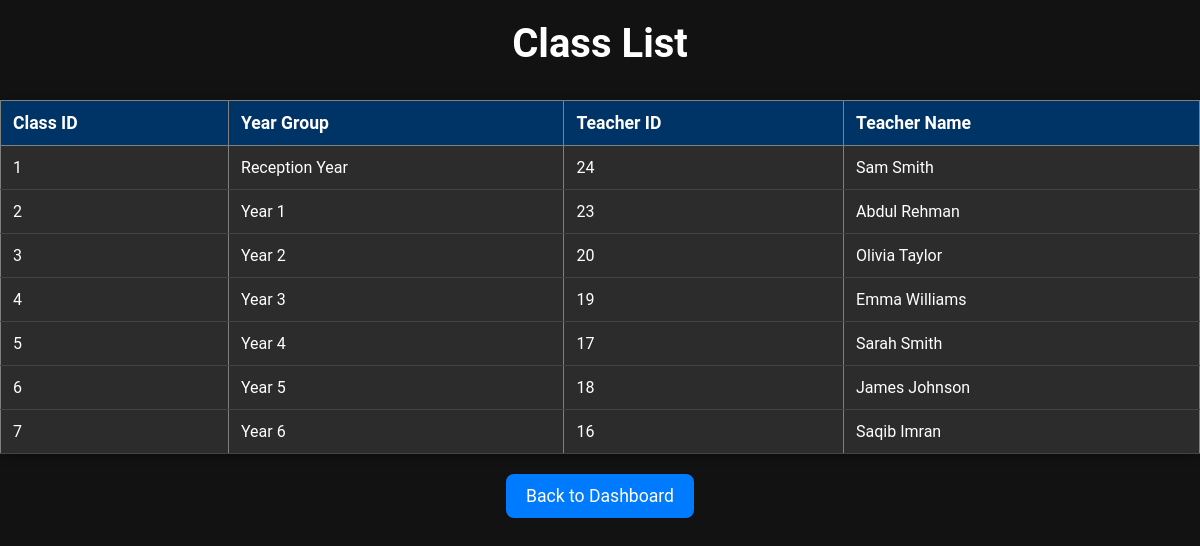
The page /schoolDB/view_classes.php on the database its author committed.
### tables this page shows
CREATE TABLE `class` (
  `class_id` int(11) NOT NULL,
  `teacher_id` int(11) DEFAULT NULL,
  `year_group` varchar(50) DEFAULT NULL
);

CREATE TABLE `teacher` (
  `teacher_id` int(11) NOT NULL,
  `first_name` varchar(100) DEFAULT NULL,
  `last_name` varchar(100) DEFAULT NULL,
  `address` text DEFAULT NULL,
  `email` varchar(100) DEFAULT NULL,
  `annual_salary` decimal(10,2) DEFAULT NULL,
  `phone_number` varchar(15) NOT NULL,
  `class_id` int(11) DEFAULT NULL
);

### schoolDB/view_classes.php (the view, shortened to what this page needs)
<?php
include 'db_connect.php';
$query = "SELECT class.class_id, class.year_group, class.teacher_id,
                 teacher.first_name, teacher.last_name
          FROM class
          LEFT JOIN teacher ON class.teacher_id = teacher.teacher_id";
$result = $conn->query($query);
?>
<!DOCTYPE html>
<html lang="en">
<head>
</head>
<body>
    <h2>Class List</h2>
    <table border="1">
        <tr>
            <th>Class ID</th>
            <th>Year Group</th>
            <th>Teacher ID</th>
            <th>Teacher Name</th>
        </tr>
        <?php while ($row = $result->fetch_assoc()) { ?>
        <tr>
            <td><?php echo $row['class_id']; ?></td>
            <td><?php echo $row['year_group']; ?></td>
            <td><?php echo $row['teacher_id'] ?? 'Not Assigned'; ?></td>
            <td><?php echo ($row['first_name'] && $row['last_name']) ? $row['first_name'] . " " . $row['last_name'] : 'Not Assigned'; ?></td>
        </tr>
        <?php } ?>
    </table>
    <div style="text-align: center; margin-top: 20px;">
    <a href="index.php" style="background-color: #007bff; color: white; font-size: 1.1rem; padding: 12px 20px; text-align: center; border: none; border-radius: 8px; text-decoration: none; display: inline-block; transition: background-color 0.3s ease, transform 0.3s ease;"
       onmouseover="this.style.backgroundColor='#0056b3'; this.style.transform='translateY(-3px)';"
       onmouseout="this.style.backgroundColor='#007bff'; this.style.transform='translateY(0)';">
        Back to Dashboard
    </a>
</div>
</body>
</html>

### schoolDB/view_classes.php (style rules this page uses)
body { font-family: 'Roboto', sans-serif; background-color: #121212; color: white; margin: 0; padding: 0; }
h2 { color: white; text-align: center; font-size: 2.5rem; margin-top: 20px; }
table { width: 100%; margin-top: 20px; border-collapse: collapse; background: linear-gradient(145deg, #1f1f1f, #333333); border-radius: 10px; box-shadow: 0 4px 10px rgba(0, 0, 0, 0.3); }
th, td { padding: 12px; text-align: left; color: white; }
th { background-color: #003366; font-size: 1.1rem; }
td { background-color: #2c2c2c; border-bottom: 1px solid #444; }

### rows shown on the page
class: class_id "1", year_group "Reception Year", teacher "24", teacher.first_name "Sam", teacher.last_name "Smith"
class: class_id "2", year_group "Year 1", teacher "23", teacher.first_name "Abdul", teacher.last_name "Rehman"
class: class_id "3", year_group "Year 2", teacher "20", teacher.first_name "Olivia", teacher.last_name "Taylor"
class: class_id "4", year_group "Year 3", teacher "19", teacher.first_name "Emma", teacher.last_name "Williams"
class: class_id "5", year_group "Year 4", teacher "17", teacher.first_name "Sarah", teacher.last_name "Smith"
class: class_id "6", year_group "Year 5", teacher "18", teacher.first_name "James", teacher.last_name "Johnson"
class: class_id "7", year_group "Year 6", teacher "16", teacher.first_name "Saqib", teacher.last_name "Imran"
